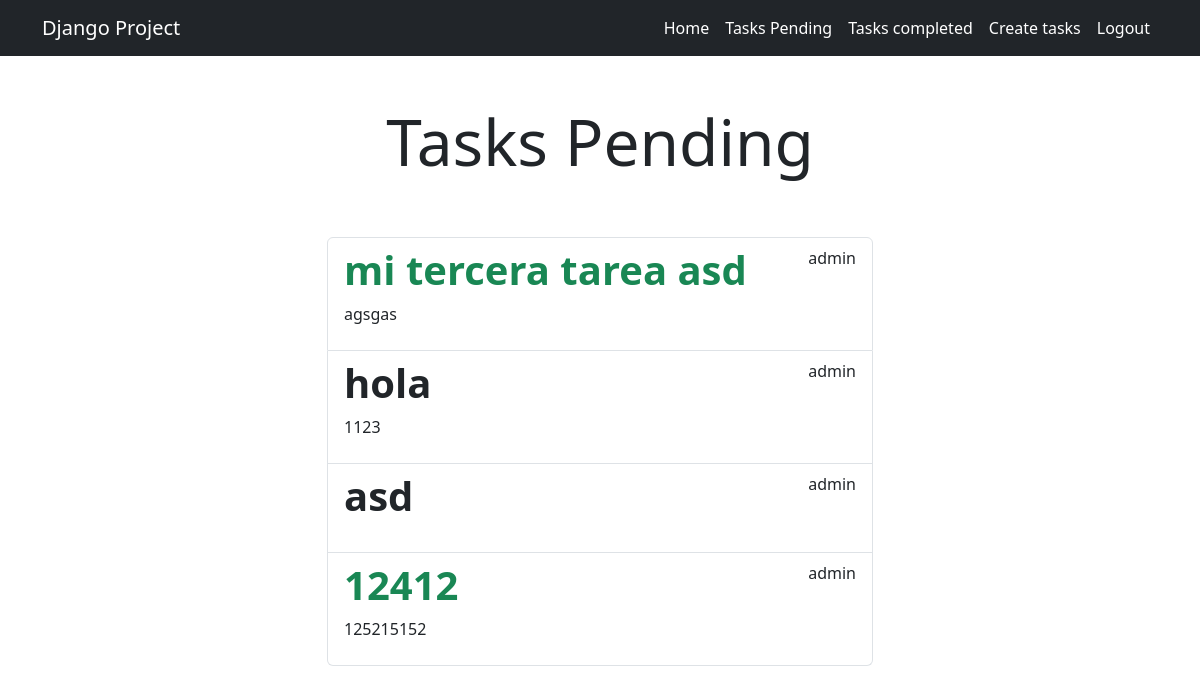
The app's page /tasks/ (signed in), older data.
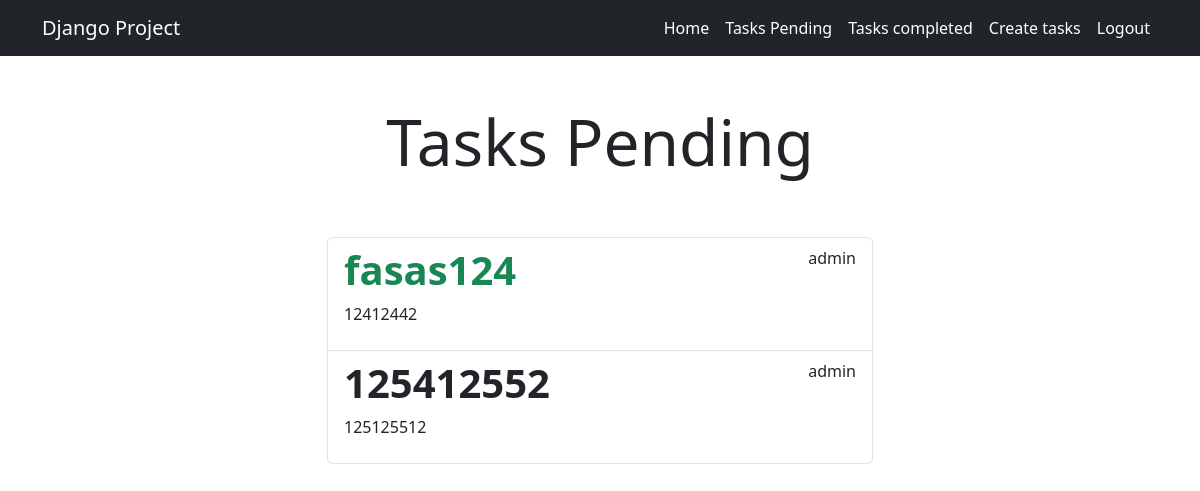
The same page, newer data.
### tasks/models.py (models this page shows, shortened)
class Task(models.Model):
    title = models.CharField(max_length=100)
    description = models.TextField(blank=True)
    created = models.DateTimeField(auto_now_add=True)
    datecompleted = models.DateTimeField(null=True, blank=True)
    important = models.BooleanField(default=False)
    user = models.ForeignKey(User, on_delete=models.CASCADE)

### tasks/views.py (the view)
# urls.py: path('tasks/', views.tasks, name='tasks'),
@login_required
def tasks(request):
    tasks = Task.objects.filter(user=request.user, datecompleted__isnull=True)
    return render(request, 'tasks.html', {
        'tasks': tasks
    })

### tasks/templates/tasks.html (shortened to what this page needs)
{% extends 'base.html' %}
{% block content %}
<main class="container">
    <div class="row">
        <div class="col-md-6 offset-md-3">
            <h1 class="text-center display-3 py-5">Tasks Pending</h1>
                <ul class="list-group">
                    {% for task in tasks %}
                    <a class="list-group-item" href="{% url 'task_detail' task.id %}">
                        <header class="d-flex justify-content-between">
                            {% if task.important %}
                                <h1 class="fw-bold text-success">{{task.title}}</h1>
                            {% else %}
                                <h1 class="fw-bold">{{task.title}}</h1>
                            {% endif %}
                                <p>{{task.user.username}}</p>
                        </header>
                        <p>{{task.description}}</p>
                    </a>
                    {% endfor %}
                </ul>
        </div>
    </div>
</main>
{% endblock %}

### tasks/templates/base.html (shortened to what this page needs)
<!DOCTYPE html>
<html lang="en">
<head>
    <link rel="stylesheet" href="	https://cdn.jsdelivr.net/npm/bootstrap@5.3.1/dist/css/bootstrap.min.css">
</head>
<body>
    <nav class="navbar navbar-expand-lg bg-dark navbar-dark">
        <div class="container">
          <a class="navbar-brand" href="/">Django Project</a>
          <div class="collapse navbar-collapse" id="navbarNav">
            <ul class="navbar-nav ms-auto">
                <li class="nav-item">
                    <a class="nav-link active" href="{% url 'home' %}">Home</a>
                </li>
                {% if user.is_authenticated %}
                <li class="nav-item">
                    <a class="nav-link active" href="{% url 'tasks' %}">Tasks Pending</a>
                </li>
                <li class="nav-item">
                    <a class="nav-link active" href="{% url 'tasks_completed' %}">Tasks completed</a>
                </li>
                <li class="nav-item">
                    <a class="nav-link active" href="{% url 'create_task' %}">Create tasks</a>
                </li>
                <li class="nav-item">
                    <a class="nav-link active" href="/logout">Logout</a>
                </li>
                {% endif %}
            </ul>
          </div>
        </div>
      </nav>
    {% block content %}
    {% endblock %}
</body>
</html>

Row changes from the older to the newer data that the page shows:
no longer on this page (row edited): Task: title "mi tercera tarea asd", user.username "admin", description "agsgas"
no longer on this page (row edited): Task: title "hola", user.username "admin", description "1123"
no longer on this page (row edited): Task: title "asd", user.username "admin"
removed Task: title "12412", user.username "admin", description "125215152"
added Task: title "fasas124", user.username "admin", description "12412442"
added Task: title "125412552", user.username "admin", description "125125512"
